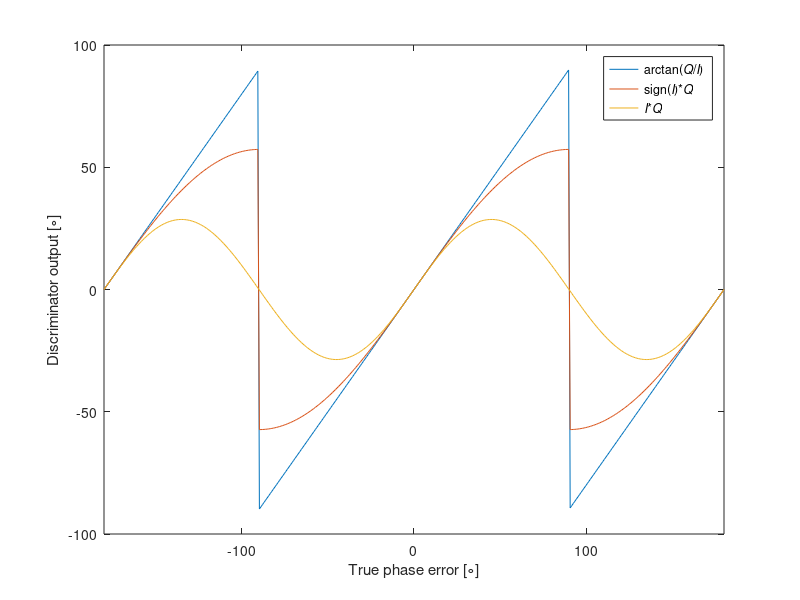

Here is the MATLAB script that generated this plot:
%--------------------------------------------------------------------------
% Copyright (C) Darius Plausinaitis
% Written by Darius Plausinaitis
%--------------------------------------------------------------------------

% CVS record:
% $Id: figure_7_pll.m,v 1.1.2.3 2007/01/31 09:13:34 dpl Exp $

t = linspace(-180, 180, 400);
phi = linspace(-pi, pi, 400);

delay = 0.5;

arctan=atan(sin(phi)./cos(phi));
dotProduct = sin(phi).*cos(phi);
signProduct = sin(phi).*sign(cos(phi));
% arctan2=atan2(sin(phi),cos(phi));

plot(t, arctan * (180/pi)); 
hold on
plot(t, signProduct * (180/pi)); 
plot(t, dotProduct * (180/pi));
% plot(t, arctan2 * (180/pi));
hold off

legend('arctan({\itQ}/{\itI})', 'sign({\itI})*{\itQ}', '{\itI}*{\itQ}');
xlabel('True phase error [\circ]');
ylabel('Discriminator output [\circ]')
%postPlot(get(gca, 'children'), 1);
axis ([-180, 180, -100, 100]);
